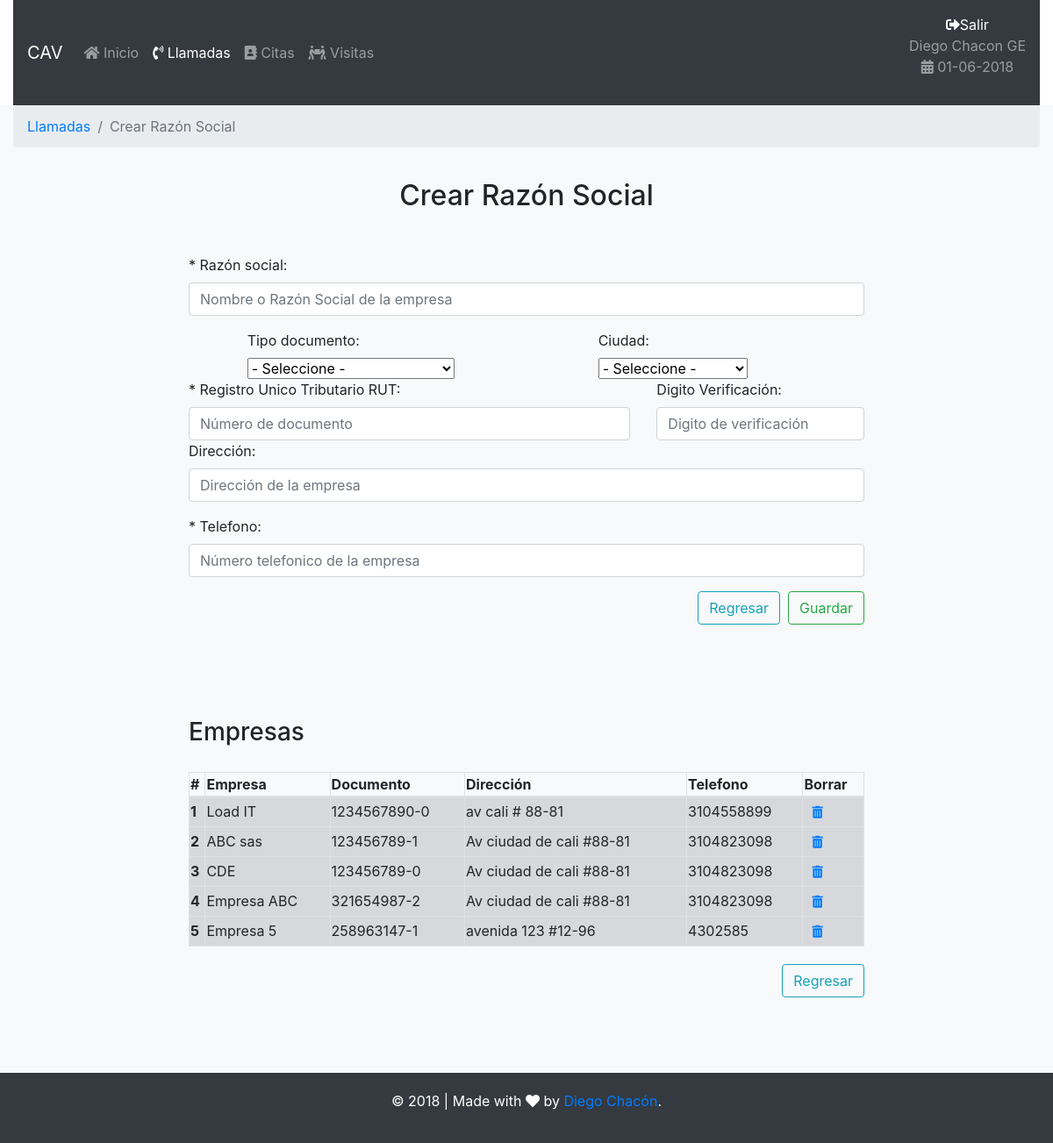
/company.php (signed in), run on the app's committed database.
### tables this page shows
CREATE TABLE IF NOT EXISTS `company` (
  `id` INT NOT NULL AUTO_INCREMENT COMMENT '',
  `user_id` INT NOT NULL COMMENT '',
  `name` VARCHAR(150) NOT NULL COMMENT '',
  `document_type_id` INT NOT NULL COMMENT '',
  `document` INT NOT NULL COMMENT '',
  `dv` TINYINT(10) NULL COMMENT '',
  `address` VARCHAR(100) NULL COMMENT '',
  `city_id` INT NOT NULL COMMENT '',
  `phone` TINYTEXT NOT NULL COMMENT '',
  `date_sys` DATETIME NULL COMMENT '',
  `state` TINYINT(1) NULL COMMENT '',
  PRIMARY KEY (`id`)  COMMENT '',
  INDEX `fk_company_city1_idx` (`city_id` ASC)  COMMENT '',
  INDEX `fk_company_document_type1_idx` (`document_type_id` ASC)  COMMENT '',
  INDEX `fk_company_user1_idx` (`user_id` ASC)  COMMENT '',
  CONSTRAINT `fk_company_city1`
    FOREIGN KEY (`city_id`)
    REFERENCES `city` (`id`)
    ON DELETE NO ACTION
    ON UPDATE NO ACTION,
  CONSTRAINT `fk_company_document_type1`
    FOREIGN KEY (`document_type_id`)
    REFERENCES `document_type` (`id`)
    ON DELETE NO ACTION
    ON UPDATE NO ACTION,
  CONSTRAINT `fk_company_user1`
    FOREIGN KEY (`user_id`)
    REFERENCES `user` (`id`)
    ON DELETE NO ACTION
    ON UPDATE NO ACTION);

### lib/conn/session.php (called while the page is built, shortened)
<?php
if (isset($_SESSION['usuario'])){
	$nombre = $_SESSION['usuario']['name'];
	$apellido = $_SESSION['usuario']['lastname'];
	$profileid = $_SESSION['usuario']['profile_id'];
	if ($profileid==1) {
		$cargo = "GE";
	}else if ($profileid==2) {
		$cargo = "GC";
	}else if ($profileid==3) {
		$cargo = "VE";
	}else if ($profileid==4) {
		$cargo = "SC";
	}
}else{
	header("location:index");
}
?>

### lib/CompanyCreate.php (called while the page is built, shortened)
<?php
class CompanyCreate
{
	function ReadCompany($conn, $idUsuar){
		$sql = "
		SELECT id, CONCAT(document,'-', dv) as doc, name, address, phone FROM company WHERE user_id = $idUsuar AND state = 1;";
		$r = mysqli_query($conn, $sql);
		$rCompany = array();
		while($row = mysqli_fetch_assoc($r)){
			array_push($rCompany, $row);
		}
		return $rCompany;
	}
}
 ?>

### company.php (the view, shortened to what this page needs)
<?php
	require 'lib/conn/session.php';
	require 'lib/conn/conn.php';
	require 'lib/CompanyCreate.php';
	$consult = new CompanyCreate();
	$idUsuar = $_SESSION['usuario']['id'];
?>
<!DOCTYPE html>
<html lang="en">
<head>
    <link rel="stylesheet" href="https://use.fontawesome.com/releases/v5.0.9/css/all.css">
	<link rel="stylesheet" href="https://stackpath.bootstrapcdn.com/bootstrap/4.1.1/css/bootstrap.min.css">
	<link rel="stylesheet" type="text/css" href="css/style.css"/>
</head>
<body>
	<section class="container-fluid">
		<nav class="navbar navbar-expand-lg navbar-dark bg-dark">
		  <a class="navbar-brand" href="#">CAV</a>
		  <div class="collapse navbar-collapse text-center" id="navbarText">
		    <ul class="navbar-nav mr-auto">
		      <li class="nav-item">
		        <a class="nav-link" href="home"><i class="fas fa-home"></i> Inicio <span class="sr-only">(current)</span></a>
		      </li>
		      <li class="nav-item active">
		        <a class="nav-link" href="calls"><i class="fas fa-phone-volume"></i> Llamadas</a>
		      </li>
		      <li class="nav-item">
		        <a class="nav-link" href="#"><i class="fas fa-address-book"></i> Citas</a>
		      </li>
		      <li class="nav-item">
		        <a class="nav-link" href="#"><i class="fas fa-people-carry"></i> Visitas</a>
		      </li>
		    </ul>
		    <span class="navbar-text">
		      <?php
		      $datesys = date("d-m-Y");
		      print '<a href="lib/logout.php"><i class="fas fa-sign-out-alt"></i>Salir</a><p>'.$nombre." ".$apellido.' '.$cargo.' <br><i class="fas fa-calendar-alt"></i> '.$datesys. '</p>'?>
		    </span>
		  </div>
		</nav>
	</section>
	<section class="container-fluid bg-light">
		<?php include 'html/breadcrumbRS.php'; ?>
		<div class="wrap-footer text-center">
			<h2>Crear Razón Social</h2>
		</div>
	</section>
	<section class="container-fluid bg-light">
		<div class="wrap-footer">
			<div class="row">
				<div class="col-md-8 offset-md-2">
					<form action="company" method="POST" enctype="multipart/form-data">
						<div class="form-group text-left">
							<label for="name">* Razón social:</label>
							<input type="text" name="name" id="name" class="form-control" required placeholder="Nombre o Razón Social de la empresa"></input>
						</div>
						<div class="row">
					      <div class="col-6 col-sm-4 offset-md-1">
					        <label for="doctype">Tipo documento:</label>
							<select id="doctype" name="doctype">
								<option value="0"> - Seleccione - </option>
							</select>
					      </div>
					      <div class="col-6 col-sm-3 offset-md-2">
					        <label for="city">Ciudad:</label>
							<select id="city" name="city">
								<option value="0"> - Seleccione - </option>
							</select>
					      </div>
					    </div>
						<div class="row">
							<div class="col-4 col-sm-8">
						        <label for="rut">* Registro Unico Tributario RUT:</label>
								<input type="number" name="rut" id="rut" class="form-control" required placeholder="Número de documento"</input>
						      </div>
						      <div class="col-6 col-sm-4">
						        <label for="dv">Digito Verificación: </label>
								<input type="number" name="dv" id="dv" class="form-control" placeholder="Digito de verificación" minlength="0" maxlength="1"></input>
						      </div>
						</div>
						<div class="form-group text-left">
							<label for="direction">Dirección:</label>
							<input type="text" name="direction" id="direction" class="form-control" placeholder="Dirección de la empresa"></input>
						</div>
						<div class="form-group text-left">
							<label for="phone">* Telefono:</label>
							<input type="number" name="phone" id="phone" class="form-control" required placeholder="Número telefonico de la empresa"></input>
						</div>
						<div class="form-group text-right">
							<input type="button" name="back" value="Regresar" class="btn btn-outline-info" id="back" />
							<input type="submit" name="enviar" value="Guardar" class="btn btn-outline-success" />
						</div>
					</form>
				</div>
			</div>
		</div>
	</section>
	<section class="container-fluid bg-light">
		<div class="wrap">
			<div class="row">
				<div class="col-md-8 offset-md-2">
					<div class="wrap-footer text-left">
						<h3>Empresas</h3>
					</div>
					<table class="table-responsive-lg table-hover table-striped table-bordered" width='100%'>
						<thead>
							<tr>
								<th scope="col">#</th>
								<th scope="col">Empresa</th>
								<th scope="col">Documento</th>
								<th scope="col">Dirección</th>
								<th scope="col">Telefono</th>
								<th scope="col">Borrar</th>
							</tr>
						</thead>
						<tbody>
							<?php
								$rCompany = $consult->ReadCompany($conn, $idUsuar);
								for ($i=0; $i < count($rCompany) ; $i++) {
									$row = $i+1;
									print '<tr class="table-secondary">';
									print '<th scope="row"">'.$row.'</th>';
									print '<td>'.$rCompany[$i]["name"].'</td>';
									print '<td>'.$rCompany[$i]["doc"].'</td>';
									print '<td>'.$rCompany[$i]["address"].'</td>';
									print '<td>'.$rCompany[$i]["phone"].'</td>';
									print '<td><a class="btn btn-outline-link btn-sm" href="company.php?m=D&id='.$rCompany[$i]["id"].'"><i class="fas fa-trash-alt"></i></a></td>';
									print '</tr>';
								}
							?>
						</tbody>
					</table>
					<div class="wrap-footer form-group text-right">
						<input type="button" name="back" value="Regresar" class="btn btn-outline-info" id="back" />
					</div>
				</div>
			</div>
		</div>
	</section>
	<?php require 'html/footer.php'; ?>
</body>
</html>

### html/breadcrumbRS.php
<nav aria-label="breadcrumb">
  <ol class="breadcrumb">
    <li class="breadcrumb-item"><a href="calls.php?m=C">Llamadas</a></li>
    <li class="breadcrumb-item active" aria-current="page">Crear Razón Social</li>
  </ol>
</nav>

### html/footer.php
<footer class="container-fluid text-center wrap-footer bg-dark text-white fixed-booton">
	<p>&copy; 2018 | Made with <i class="fa fa-heart"></i> by <a href="http://freelancediego.website/" target="_blank">Diego Chacón</a>.</p>
</footer>

### css/style.css (style rules this page uses)
body { padding-top: 0px; }
.text-center { text-align: center; }
.wrap { padding-top: 50px; padding-bottom: 50px; }
.wrap-footer { padding-top: 20px; padding-bottom: 20px; }
select { width: 100%; max-width: 600px !important; }

### data on the page
company: row "1", name "Load IT", doc "1234567890-0", address "av cali # 88-81", phone "3104558899"
company: row "2", name "ABC sas", doc "123456789-1", address "Av ciudad de cali #88-81", phone "3104823098"
company: row "3", name "CDE", doc "123456789-0", address "Av ciudad de cali #88-81", phone "3104823098"
company: row "4", name "Empresa ABC", doc "321654987-2", address "Av ciudad de cali #88-81", phone "3104823098"
company: row "5", name "Empresa 5", doc "258963147-1", address "avenida 123 #12-96", phone "4302585"

### other printed values
$nombre "Diego"
$apellido "Chacon"
$cargo "GE"
